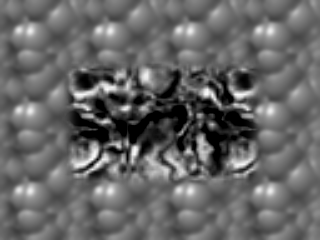
#> input picture cv/PS4/input_images/TestSeq/ShiftR2.png, 320 x 240 px, given in place of Shift0.png, which was not available
$ python experiment.py   (older library calls are emulated)
#> lines starting #> are read from the running program, lines starting #| are printed output that depends on the picture; pictures that were not available may be replaced by others from this repository, and a replacement may not be noted
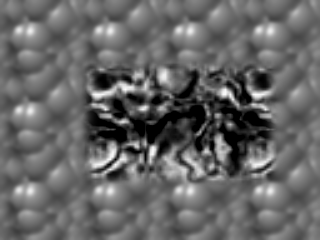
#> input picture cv/PS4/input_images/TestSeq/ShiftR20.png, 320 x 240 px, given in place of ShiftR5U5.png, which was not available
### cv/PS4/ps4.py
"""Problem Set 4: Motion Detection"""

import cv2
import numpy as np


# Burt-Adelson 5-tap
# dividing by 16
REDUCE_KERNEL_1DIM = np.array([1, 4, 6, 4, 1], dtype=np.float64) / 16.0
EXPAND_KERNEL_1DIM = 2.0 * REDUCE_KERNEL_1DIM

# Utility function
# [51 lines left out: functions read_video, normalize_and_scale, not called in this run]


# Assignment code
def gradient_x(image):
    """Computes image gradient in X direction.

    Use cv2.Sobel to help you with this function. Additionally you
    should set cv2.Sobel's 'scale' parameter to one eighth and ksize
    to 3.

    Args:
        image (numpy.array): grayscale floating-point image with values in [0.0, 1.0].

    Returns:
        numpy.array: image gradient in the X direction. Output
                     from cv2.Sobel.
    """
    ksize = 3
    # scale = 1.2
    scale = 1/8
    ret = cv2.Sobel(image, cv2.CV_64F, 1, 0, ksize=ksize, scale=scale)
    return ret


def gradient_y(image):
    """Computes image gradient in Y direction.

    Use cv2.Sobel to help you with this function. Additionally you
    should set cv2.Sobel's 'scale' parameter to one eighth and ksize
    to 3.

    Args:
        image (numpy.array): grayscale floating-point image with values in [0.0, 1.0].

    Returns:
        numpy.array: image gradient in the Y direction.
                     Output from cv2.Sobel.
    """
    ksize = 3
    scale = 1/8
    # scale = 1.2
    ret = cv2.Sobel(image, cv2.CV_64F, 0, 1, ksize=ksize, scale=scale)
    return ret


def optic_flow_lk(img_a, img_b, k_size, k_type, sigma=1):
    """Computes optic flow using the Lucas-Kanade method.

    For efficiency, you should apply a convolution-based method.

    Note: Implement this method using the instructions in the lectures
    and the documentation.

    You are not allowed to use any OpenCV functions that are related
    to Optic Flow.

    Args:
        img_a (numpy.array): grayscale floating-point image with
                             values in [0.0, 1.0].
        img_b (numpy.array): grayscale floating-point image with
                             values in [0.0, 1.0].
        k_size (int): size of averaging kernel to use for weighted
                      averages. Here we assume the kernel window is a
                      square so you will use the same value for both
                      width and height.
        k_type (str): type of kernel to use for weighted averaging,
                      'uniform' or 'gaussian'. By uniform we mean a
                      kernel with the only ones divided by k_size**2.
                      To implement a Gaussian kernel use
                      cv2.getGaussianKernel. The autograder will use
                      'uniform'.
        sigma (float): sigma value if gaussian is chosen. Default
                       value set to 1 because the autograder does not
                       use this parameter.

    Returns:
        tuple: 2-element tuple containing:
            U (numpy.array): raw displacement (in pixels) along
                             X-axis, same size as the input images,
                             floating-point type.
            V (numpy.array): raw displacement (in pixels) along
                             Y-axis, same size and type as U.
    """
    # get gradients
    i_xxx = gradient_x(img_a)
    i_yyy = gradient_y(img_a)
    # get time derivative
    i_ttt = img_b.astype(np.float64) - img_a.astype(np.float64)
#> i_ttt: shape (240, 320) float64; every value is 0

    # grab all the second derivaties
    i_2xxx = i_xxx * i_xxx
    i_2yyy = i_yyy * i_yyy
    i_xxyy = i_xxx * i_yyy
    i_xxtt = i_xxx * i_ttt
#> i_xxtt: shape (240, 320) float64; every value is 0
    i_yytt = i_yyy * i_ttt
#> i_yytt: shape (240, 320) float64; every value is 0

    # get our kernel
    if k_type == 'uniform':
        kernel = np.ones((k_size, k_size))
        kernel = kernel / (k_size * k_size)
    else:
        kernel = cv2.getGaussianKernel(k_size, sigma)
        kernel = kernel * kernel.T

    # convolve all of our stuff with our kernel
    sum_i_2xxx = cv2.filter2D(i_2xxx, cv2.CV_64F, kernel)
    sum_i_2yyy = cv2.filter2D(i_2yyy, cv2.CV_64F, kernel)
    sum_i_xxyy = cv2.filter2D(i_xxyy, cv2.CV_64F, kernel)
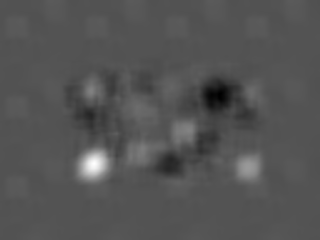
#> sum_i_xxyy: shape (240, 320) float64; min -0.00366, max 0.00761, mean 7.6e-05; drawn with min black and max white
    sum_i_xxtt = cv2.filter2D(i_xxtt, cv2.CV_64F, kernel)
    sum_i_yytt = cv2.filter2D(i_yytt, cv2.CV_64F, kernel)

    # calculate our determinants
    det = sum_i_2xxx * sum_i_2yyy - sum_i_xxyy * sum_i_xxyy
    # handle division by zero
    det = np.where(np.abs(det) < 1e-9, np.nan, det)
    # had the sign wrong here
    uuu = (-sum_i_2yyy * sum_i_xxtt + sum_i_xxyy * sum_i_yytt)
#> uuu: shape (240, 320) float64; every value is 0
    uuu = uuu / det
    vvv = (sum_i_xxyy * sum_i_xxtt - sum_i_2xxx * sum_i_yytt)
    vvv = vvv / det
    # handle division by zero
    uuu = np.nan_to_num(uuu, nan=0.0, posinf=0.0, neginf=0.0)
    vvv = np.nan_to_num(vvv, nan=0.0, posinf=0.0, neginf=0.0)
    return uuu, vvv


def reduce_image(image):
    """Reduces an image to half its shape.

    The autograder will pass images with even width and height. It is
    up to you to determine values with odd dimensions. For example the
    output image can be the result of rounding up the division by 2:
    (13, 19) -> (7, 10)

    For simplicity and efficiency, implement a convolution-based
    method using the 5-tap separable filter.

    Follow the process shown in the lecture 6B-L3. Also refer to:
    -  Burt, P. J., and Adelson, E. H. (1983). The Laplacian Pyramid
       as a Compact Image Code
    You can find the link in the problem set instructions.

    Args:
        image (numpy.array): grayscale floating-point image, values in
                             [0.0, 1.0].

    Returns:
        numpy.array: output image with half the shape, same type as the
                     input image.
    """
    # convert to float64
    img = np.asarray(image, dtype=np.float64)
    # might have to edit this guy, but well see how it goes
    kernel = REDUCE_KERNEL_1DIM.reshape(1, -1)

    # alright now we do our convolution
    # the bordertype might cahnge later, but seemed to work for now
    tmp_convolve_1 = cv2.filter2D(img, cv2.CV_64F, kernel, borderType=cv2.BORDER_REFLECT101)
    tmp_convolve_2 = cv2.filter2D(tmp_convolve_1, cv2.CV_64F, kernel.T, borderType=cv2.BORDER_REFLECT101)
    # needed this to fix the issue of odd dimensions
    hhh, www = tmp_convolve_2.shape[:2]
    row_ixxx = np.arange(0, hhh, 2)
    col_ixxx = np.arange(0, www, 2)
    ret_stuff = tmp_convolve_2[np.ix_(row_ixxx, col_ixxx)].copy()
    return ret_stuff


def gaussian_pyramid(image, levels):
    """Creates a Gaussian pyramid of a given image.

    This method uses reduce_image() at each level. Each image is
    stored in a list of length equal the number of levels.

    The first element in the list ([0]) should contain the input
    image. All other levels contain a reduced version of the previous
    level.

    All images in the pyramid should floating-point with values in
    [0.0, 1.0].

    Args:
        image (numpy.array): grayscale floating-point image, values
                             in [0.0, 1.0].
        levels (int): number of levels in the resulting pyramid.

    Returns:
        list: Gaussian pyramid, list of numpy.arrays.
    """
    # grab the data off of the image
    pyram_dat = [np.asarray(image, dtype=np.float64).copy()]
    # loop tru each level
    for lev in range(levels - 1):
        # reduce the image
        add_lev = reduce_image(pyram_dat[-1])
        pyram_dat.append(add_lev)
    return pyram_dat


# [40 lines left out: function create_combined_img, not called in this run]


def expand_image(image):
    """Expands an image doubling its width and height.

    For simplicity and efficiency, implement a convolution-based
    method using the 5-tap separable filter.

    Follow the process shown in the lecture 6B-L3. Also refer to:
    -  Burt, P. J., and Adelson, E. H. (1983). The Laplacian Pyramid
       as a Compact Image Code

    You can find the link in the problem set instructions.

    Args:
        image (numpy.array): grayscale floating-point image, values
                             in [0.0, 1.0].

    Returns:
        numpy.array: same type as 'image' with the doubled height and
                     width.
    """
    # grab the data off of the image
    img_dat = np.asarray(image, dtype=np.float64)
    # get the height and width
    hhh, www = img_dat.shape

    # now we upsample
    exp_val = 2
    expanded_img = np.zeros((exp_val * hhh, exp_val * www), dtype=np.float64)

    expanded_img[::exp_val, ::exp_val] = img_dat
    k = EXPAND_KERNEL_1DIM.reshape(1, -1)

    # and now we just use our kernel to convolve thru cv2
    expanded_img = cv2.filter2D(expanded_img, cv2.CV_64F, k, borderType=cv2.BORDER_REFLECT101)
    expanded_img = cv2.filter2D(expanded_img, cv2.CV_64F, k.T, borderType=cv2.BORDER_REFLECT101)
    return expanded_img


# [34 lines left out: functions laplacian_pyramid, check_expand, not called in this run]


def warp(image, U, V, interpolation, border_mode):
    """Warps image using X and Y displacements (U and V).

    This function uses cv2.remap. The autograder will use cubic
    interpolation and the BORDER_REFLECT101 border mode. You may
    change this to work with the problem set images.

    See the cv2.remap documentation to read more about border and
    interpolation methods.

    Args:
        image (numpy.array): grayscale floating-point image, values
                             in [0.0, 1.0].
        U (numpy.array): displacement (in pixels) along X-axis.
        V (numpy.array): displacement (in pixels) along Y-axis.
        interpolation (Inter): interpolation method used in cv2.remap.
        border_mode (BorderType): pixel extrapolation method used in
                                  cv2.remap.

    Returns:
        numpy.array: warped image, such that
                     warped[y, x] = image[y + V[y, x], x + U[y, x]]
    """
    # grab image shape
    mmm, nnn = image.shape
    # map the x an y coordss
    xxx, yyy = np.meshgrid(np.arange(nnn, dtype=np.float32), np.arange(mmm, dtype=np.float32))
    mapxxx = (xxx + U.astype(np.float32))
    mapyyy = (yyy + V.astype(np.float32))
    # and now we remap
    # params given to us
    warped = cv2.remap(image, mapxxx, mapyyy, interpolation, borderMode=border_mode)
    return warped


def hierarchical_lk(img_a, img_b, levels, k_size, k_type, sigma, interpolation,
                    border_mode):
    """Computes the optic flow using Hierarchical Lucas-Kanade.

    This method should use reduce_image(), expand_image(), warp(),
    and optic_flow_lk().

    Args:
        img_a (numpy.array): grayscale floating-point image, values in
                             [0.0, 1.0].
        img_b (numpy.array): grayscale floating-point image, values in
                             [0.0, 1.0].
        levels (int): Number of levels.
        k_size (int): parameter to be passed to optic_flow_lk.
        k_type (str): parameter to be passed to optic_flow_lk.
        sigma (float): parameter to be passed to optic_flow_lk.
        interpolation (Inter): parameter to be passed to warp.
        border_mode (BorderType): parameter to be passed to warp.

    Returns:
        tuple: 2-element tuple containing:
            U (numpy.array): raw displacement (in pixels) along X-axis,
                             same size as the input images,
                             floating-point type.
            V (numpy.array): raw displacement (in pixels) along Y-axis,
                             same size and type as U.
    """
    # grab the gaussian pyramids
    # using our builtin function
    gauss_pyrdat_a = gaussian_pyramid(img_a, levels)
    gauss_pyrdat_b = gaussian_pyramid(img_b, levels)

    # so this is gonna grab the coarsest level
    uuu = np.zeros_like(gauss_pyrdat_a[-1])
    vvv = np.zeros_like(gauss_pyrdat_a[-1])

    # loop thru each level
    # start from coarests and go backwards
    for level in range(levels-1, -1, -1):
        # grab each
        level_dat_a = gauss_pyrdat_a[level]
        level_dat_b = gauss_pyrdat_b[level]
        # basically we are warping a toward b using leveldata
        if level < levels-1:
            # now scale up the image if we need to
            uuu = 2.0 * expand_image(uuu)
            vvv = 2.0 * expand_image(vvv)
            # crop to current level size if needed
            hhh, www = level_dat_a.shape
            uuu, vvv = crop2size(uuu, vvv, hhh, www)
            # warp b_lev by (u,v) to align with a_lev
            # use our built warp func
            bwarp = warp(level_dat_b, uuu, vvv, interpolation, border_mode)
        else:
            bwarp = level_dat_b
        # use our optic flow lk func
        duuu, dvvv = optic_flow_lk(level_dat_a, bwarp, k_size, k_type, sigma)
        # add the displacement to the current displacement
        uuu = uuu + duuu
        vvv = vvv + dvvv
    return uuu, vvv


def crop2size(uuu, vvv, target_hgt, target_wdt):
    if uuu.shape[0] != target_hgt or uuu.shape[1] != target_wdt:
        uuu = uuu[:target_hgt, :target_wdt]
    if vvv.shape[0] != target_hgt or vvv.shape[1] != target_wdt:
        vvv = vvv[:target_hgt, :target_wdt]
    return uuu, vvv


# [42 lines left out: function classify_video, not called in this run]

### cv/PS4/experiment.py
"""Problem Set 4: Motion Detection"""

import os

import cv2
import numpy as np

import ps4

# I/O directories
input_dir = "input_images"
output_dir = "./output_images/"

# Utility code
def quiver(u, v, scale, stride, color=(0, 255, 0)):

#> called with scale = 3, stride = 10, color = (0, 255, 0)
    img_out = np.zeros((v.shape[0], u.shape[1], 3), dtype=np.uint8)

    for y in range(0, v.shape[0], stride):

        for x in range(0, u.shape[1], stride):

            cv2.line(img_out, (x, y),
                     (x + int(u[y, x] * scale), y + int(v[y, x] * scale)),
                     color, 1)
            cv2.circle(img_out,
                       (x + int(u[y, x] * scale), y + int(v[y, x] * scale)), 1,
                       color, 1)
    return img_out


# Functions you need to complete:
# [57 lines left out: functions scale_u_and_v, targ_check, not called in this run]


def part_1a():
    shift_0 = cv2.imread(os.path.join(input_dir, 'TestSeq', 'Shift0.png'),
                         0) / 255.
    shift_r2 = cv2.imread(os.path.join(input_dir, 'TestSeq', 'ShiftR2.png'),
                          0) / 255.
    shift_r5_u5 = cv2.imread(
        os.path.join(input_dir, 'TestSeq', 'ShiftR5U5.png'), 0) / 255.

    # Optional: smooth the images if LK doesn't work well on raw images
    k_size = 22
    k_type = "uniform"
    sigma = 1.2
    u, v = ps4.optic_flow_lk(shift_0, shift_r2, k_size, k_type, sigma)

    # Flow image
    u_v = quiver(u, v, scale=3, stride=10)
    cv2.imwrite(os.path.join(output_dir, "ps4-1-a-1.png"), u_v)

    # Now let's try with ShiftR5U5. You may want to try smoothing the
    # input images first.

    k_size = 22
    k_type = "uniform"
    sigma = 1.2
    u, v = ps4.optic_flow_lk(shift_0, shift_r5_u5, k_size, k_type, sigma)
#> call 2 of optic_flow_lk, with k_size = 22, k_type = 'uniform', sigma = 1.2
#> in optic_flow_lk (call 2), `sum_i_yytt = cv2.filter2D(i_yytt, cv2.CV_64F, kernel)`:
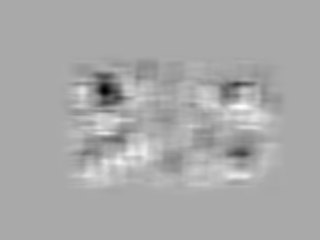
#> sum_i_yytt: shape (240, 320) float64; min -0.0169, max 0.00852, mean -1.3e-05; drawn with min black and max white

    # Flow image
    u_v = quiver(u, v, scale=3, stride=10)
#> call 2 of quiver, with scale = 3, stride = 10, color = (0, 255, 0)
#> after the loop in quiver (call 2), `for y in range(0, v.shape[0], stride):`:
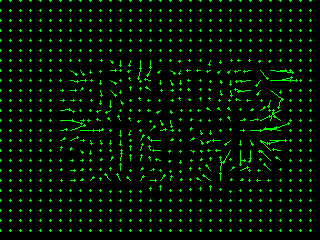
#> img_out: shape (240, 320, 3); mean of channels 0, 1, 2 0, 15.4, 0; drawn as B, G, R
    cv2.imwrite(os.path.join(output_dir, "ps4-1-a-2.png"), u_v)


def part_1b():
    """Performs the same operations applied in part_1a using the images
    ShiftR10, ShiftR20 and ShiftR40.

    You will compare the base image Shift0.png with the remaining
    images located in the directory TestSeq:
    - ShiftR10.png
    - ShiftR20.png
    - ShiftR40.png

    Make sure you explore different parameters and/or pre-process the
    input images to improve your results.

    In this part you should save the following images:
    - ps4-1-b-1.png
    - ps4-1-b-2.png
    - ps4-1-b-3.png

    Returns:
        None
    """
    shift_0 = cv2.imread(os.path.join(input_dir, 'TestSeq', 'Shift0.png'),
                         0) / 255.
    shift_r10 = cv2.imread(os.path.join(input_dir, 'TestSeq', 'ShiftR10.png'),
                           0) / 255.
    shift_r20 = cv2.imread(os.path.join(input_dir, 'TestSeq', 'ShiftR20.png'),
                           0) / 255.
    shift_r40 = cv2.imread(os.path.join(input_dir, 'TestSeq', 'ShiftR40.png'),
                           0) / 255.
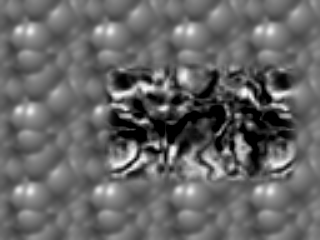
#> input picture cv/PS4/input_images/TestSeq/ShiftR40.png, 320 x 240 px
#> shift_r40: shape (240, 320) float64; min 0, max 0.992, mean 0.399

    k_size = 22
    k_type = "uniform"
    sigma = 1.1
    # were using interp cubic and reflect101 for border mode from cv
    interpolation = cv2.INTER_CUBIC
#> interpolation = 2
    border_mode = cv2.BORDER_REFLECT101
#> border_mode = 4
    levels = 4
    tuples = [("shift_r10", shift_r10, "ps4-1-b-1.png"), ("shift_r20", shift_r20, "ps4-1-b-2.png"), ("shift_r40", shift_r40, "ps4-1-b-3.png")]

    for shiftname, shiftimg, outname in tuples:
        # hier lk
        # start with r0 and go to each
        uuu, vvv = ps4.hierarchical_lk(shift_0, shiftimg, levels, k_size, k_type, sigma, interpolation, border_mode)
        u_v = quiver(uuu, vvv, scale=3, stride=10)
        cv2.imwrite(os.path.join(output_dir, outname), u_v)
#> this loop made 3 passes
#> (shiftname, outname) on passes 1 to 3: ('shift_r10', 'ps4-1-b-1.png'), ('shift_r20', 'ps4-1-b-2.png'), ('shift_r40', 'ps4-1-b-3.png')
#> pass 1, in reduce_image, `ret_stuff = tmp_convolve_2[np.ix_(row_ixxx, col_ixxx)].copy()`:
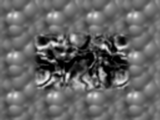
#> ret_stuff: shape (120, 160) float64; min 0, max 0.951, mean 0.4
#> after the loop:
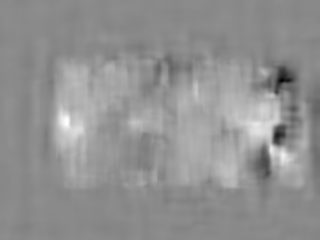
#> uuu: shape (240, 320) float64; min -15.93, max 13.54, mean 0.901; drawn with min black and max white


def part_2():

#> (the run stopped early here; a loop or call above may not have finished)
